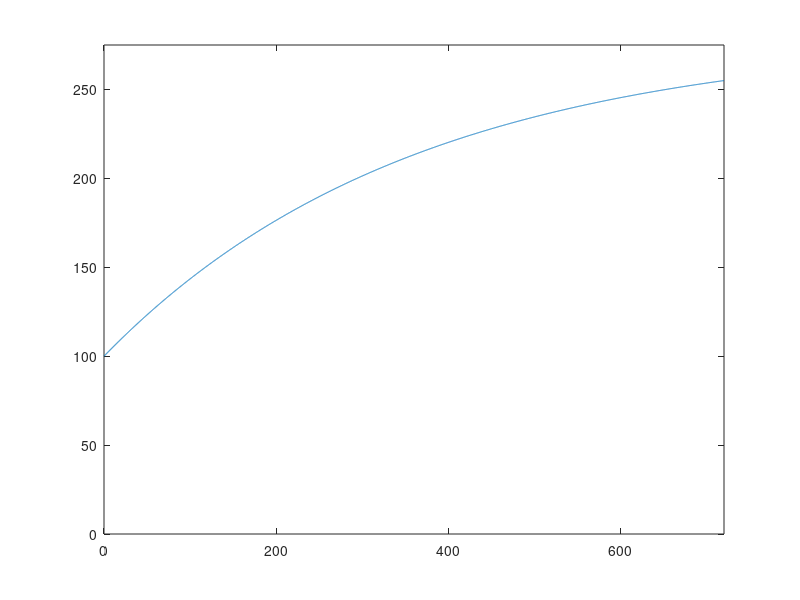

Source code (MATLAB):

max_speed = 720;
min_speed = 2;

max_pulse = 255;
min_pulse = 100;

f = @sqrt;
g = @(x) 1 - exp(-2*x/max_speed);

max_curve_val = feval(g, max_speed);

speed = 0:0.1:max_speed;
pulse = (1/max_curve_val)*(max_pulse - min_pulse)*feval(g, speed) + min_pulse;

plot(speed, pulse);
axis([0 max_speed 0 (max_pulse + 20)]);